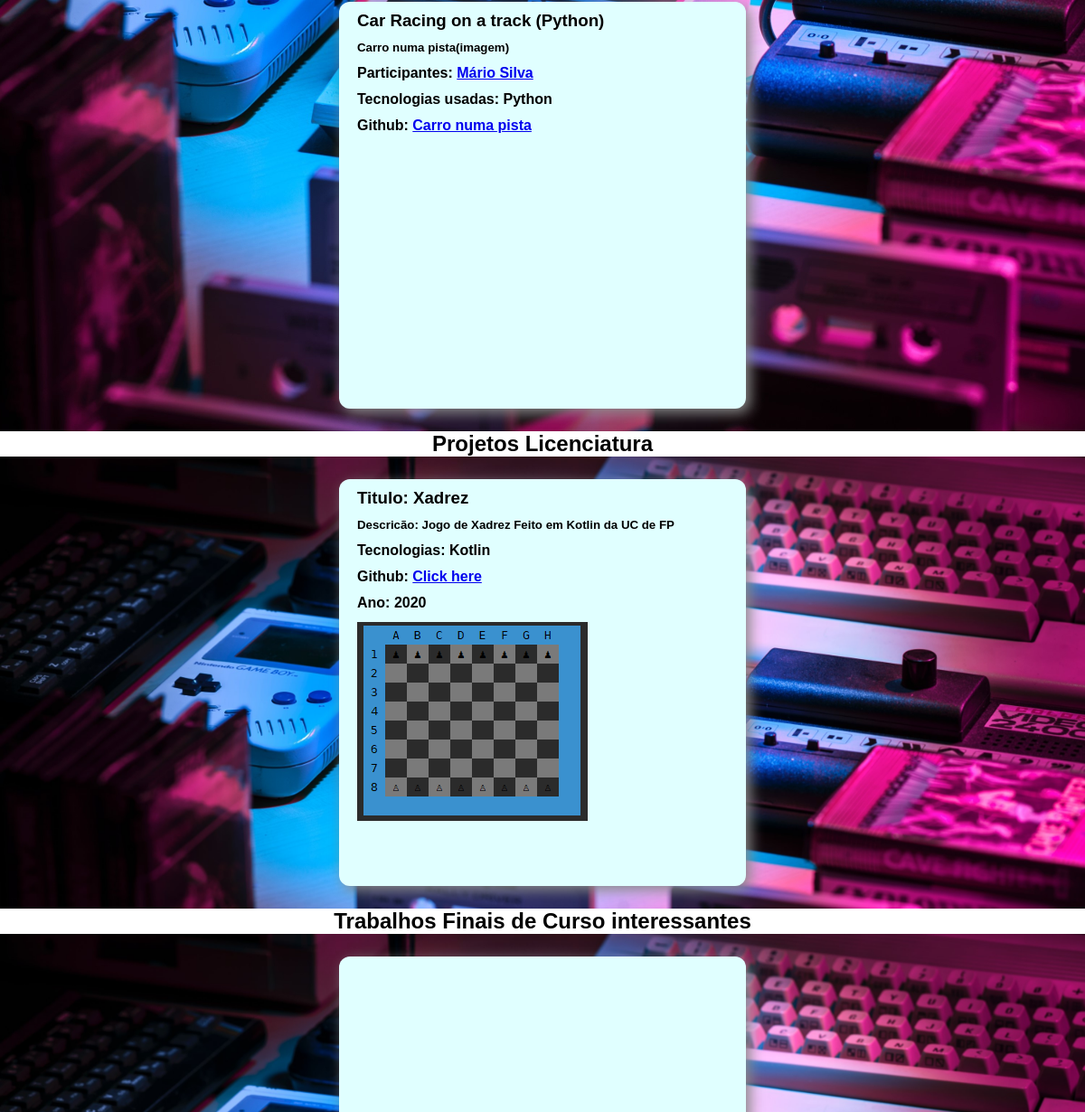
The app's page /projetos (middle part), older data.
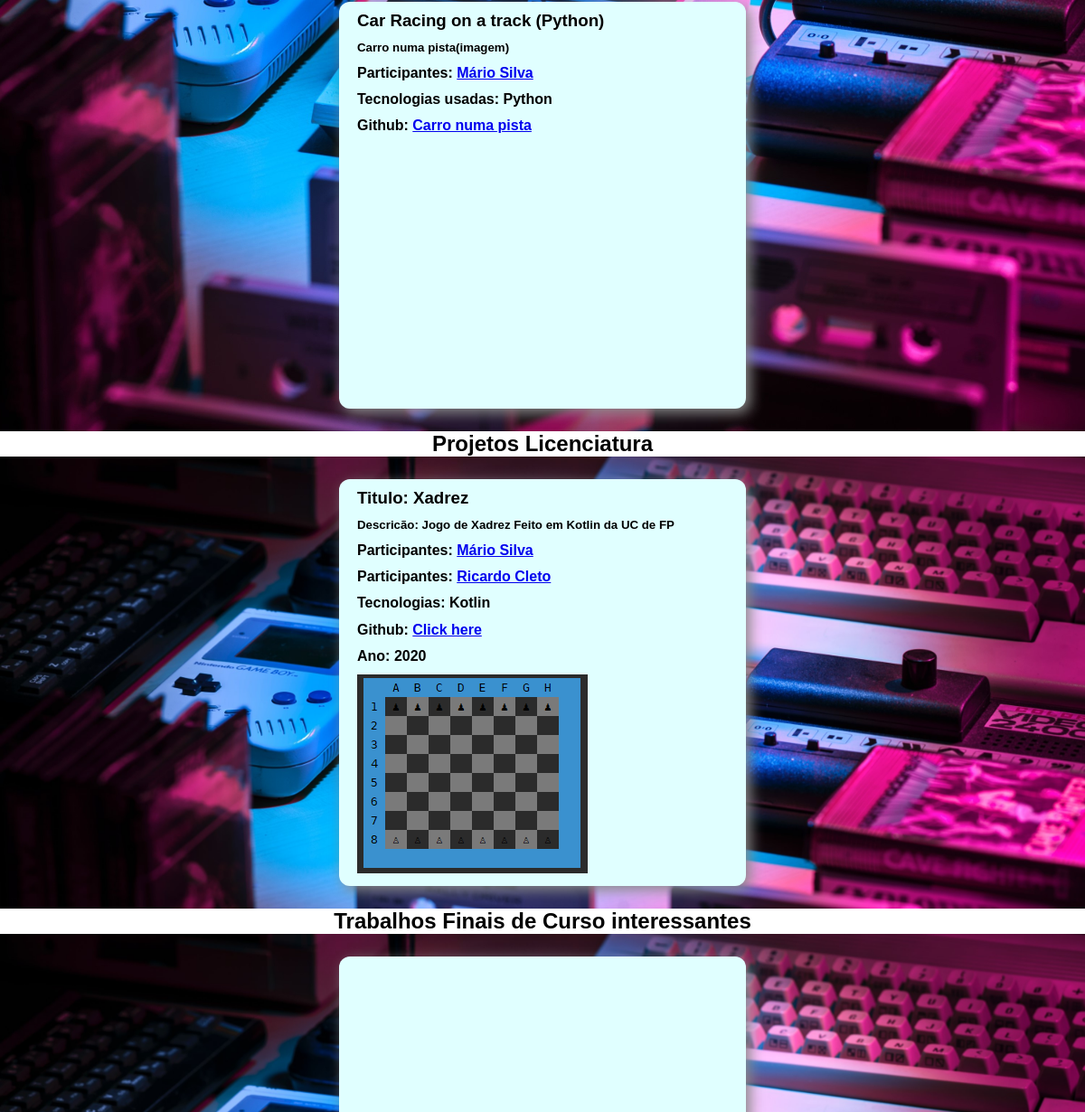
The same page, newer data.
### portfolio/models.py (models this page shows, shortened)
class Projetos(models.Model):
    titulo = models.CharField(max_length=200)
    descricao = models.CharField(max_length=500)
    participantes = models.ManyToManyField(Pessoa)
    tecnologias = models.CharField(max_length=100)
    github = models.URLField(max_length=200, blank=True)
    ano = models.IntegerField(default=0)
    imagem = models.ImageField(upload_to='media/', null=True)

class Pessoa(models.Model):
    nome = models.CharField(max_length=100)
    linkedin = models.URLField(max_length=200, blank=True)
    def __str__(self):
        return f"{self.nome}"

### portfolio/views.py (the view)
# urls.py: path('projetos', views.projetos_view, name='projetos'),
def projetos_view(request):
    context = {'projetos' : Projetos.objects.all()}
    return render(request, 'portfolio/projetos.html',context)

### portfolio/templates/portfolio/projetos.html (shortened to what this page needs)
{% extends 'portfolio/layout.html' %}
{% block main %}
    {%  load static %}
<link rel="stylesheet" type="text/css" href="{% static 'portfolio/css/style.css' %}"/>
<link rel="stylesheet" type="text/css" href="{% static 'portfolio/css/projetos.css' %}"/>
    <br>
<div class="container" >
         {% load static %}
  <div>
    <h3 style="margin-bottom:0.30cm;">Car Racing on a track (Python) </h3>
    <h5 style="margin-bottom:0.30cm;">Carro numa pista(imagem) </h5>
    <h4 style="margin-bottom:0.30cm;">Participantes:  <a href="https://github.com/mariosilva22007457" target="_blank" > Mário Silva </a> </h4>
    <h4 style="margin-bottom:0.30cm;">Tecnologias usadas: Python </h4>
    <h4 style="margin-bottom:0.30cm;">Github: <a href="https://github.com/mj25200/Race-Car-Python" target="_blank"> Carro numa pista</a> </h4>
  </div>
 </div>
    <h2 style="text-align:center">Projetos Licenciatura</h2>
    <div class="container" >
 {% for projeto in projetos %}
  <div>
    <h3 style="margin-bottom:0.30cm;" >  Titulo:  {{projeto.titulo}}      </h3>
    <h5 style="margin-bottom:0.30cm;"> Descricão:    {{projeto.descricao}}           </h5>
        {% for pessoas in projeto.participantes.all %}
    <h4 style="margin-bottom:0.30cm;">  Participantes:   <a href="{{ pessoas.linkedin }}" target="_blank" > {{ pessoas }}</a> </h4>
    {% endfor %}
    <h4 style="margin-bottom:0.30cm;">  Tecnologias:      {{ projeto.tecnologias }}              </h4>
    <h4 style="margin-bottom:0.30cm;"> Github:   <a href="{{projeto.github}}" target="_blank"> Click here </a> </h4>
         <h4 style="margin-bottom:0.30cm;">  Ano: {{ projeto.ano}}   </h4>
       <h4 style="margin-bottom:0.30cm;"> <a href="{{projeto.github}}" target="_blank"> <img src="{{ projeto.imagem.url }}" alt="error"> </a>   </h4>
         {% load static %}
  </div>
          {% endfor %}
 </div>
        <h2 style="text-align:center">Trabalhos Finais de Curso interessantes</h2>
        <div class="container" >
  <div>
  </div>
 </div>
{% endblock main %}

Row changes from the older to the newer data that the page shows:
now on this page (row unchanged): Pessoa: nome "Mário Silva"
added Pessoa: nome "Ricardo Cleto"
